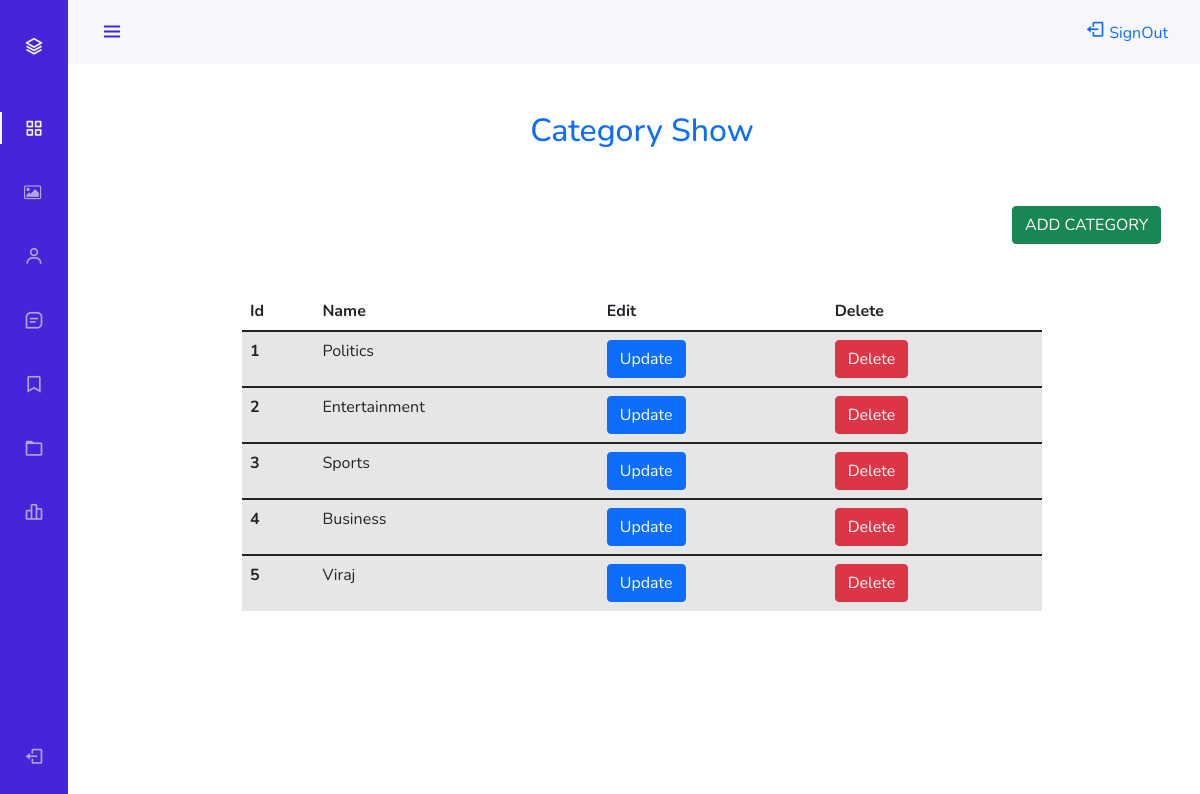
/admin/category_show.php, run on the app's committed database.
### tables this page shows
CREATE TABLE `category` (
  `cat_id` int(11) NOT NULL,
  `cat_name` varchar(50) NOT NULL
);

### admin/category_show.php (the view, shortened to what this page needs)
<?php include 'header.php'; ?>
<!DOCTYPE html>
<html>
<head>
</head>
<body>
 <h2 class="text-center pt-5 text-primary">Category Show</h2>
  <div class="container pt-5">
 <a href="category_insert.php"><button type="button" class="btn btn-success" style="margin-left:900px ;">ADD CATEGORY</button></a>
 </div>
 <table class="table table-striped mt-5 m-auto" style="width: 800px;">
  <thead>
    <tr>
      <th scope="col">Id</th>
      <th scope="col">Name</th>
      <th scope="col">Edit</th>
      <th scope="col">Delete</th>
    </tr>
  </thead>
  <tbody>
    <?php
    include("connect.php");
    $temp=mysqli_query($con,"SELECT * FROM category");
    while($data=mysqli_fetch_array($temp))
    {
      ?>
      <tr>
        <th scope="row"><?php echo $data['cat_id']; ?></th>
        <td><?php echo $data['cat_name']; ?></td>
        <td><a href="category_update.php?id=<?php echo $data['cat_id'];?>" class="text-primary"><button type="button" class="btn btn-primary">Update</button></a></td>
        <td><a href="category_delete.php?uidi=<?php echo $data['cat_id'];?>&amp;cname=<?php echo $data['cat_name']; ?>" class="text-primary"><button type="button" class="btn btn-danger">Delete</button></a></td>
      </tr>
    </tbody>
    <?php
  }
  ?>
</table>
</body>
</html>

### admin/header.php (style rules this page uses)
:root { --header-height: 3rem; --nav-width: 68px; --first-color: #4723D9; --first-color-light: #AFA5D9; --white-color: #F7F6FB; --body-font: 'Nunito', sans-serif; --normal-font-size: 1rem; --z-fixed: 100 }
body { position: relative; margin: var(--header-height) 0 0 0; padding: 0 1rem; font-family: var(--body-font); font-size: var(--normal-font-size); transition: .5s }
a { text-decoration: none }
@media screen and (min-width: 768px) { body { margin: calc(var(--header-height) + 1rem) 0 0 0; padding-left: calc(var(--nav-width) + 2rem) } }

### data on the page
category: cat_id "1", cat_name "Politics"
category: cat_id "2", cat_name "Entertainment"
category: cat_id "3", cat_name "Sports"
category: cat_id "4", cat_name "Business"
category: cat_id "5", cat_name "Viraj"
